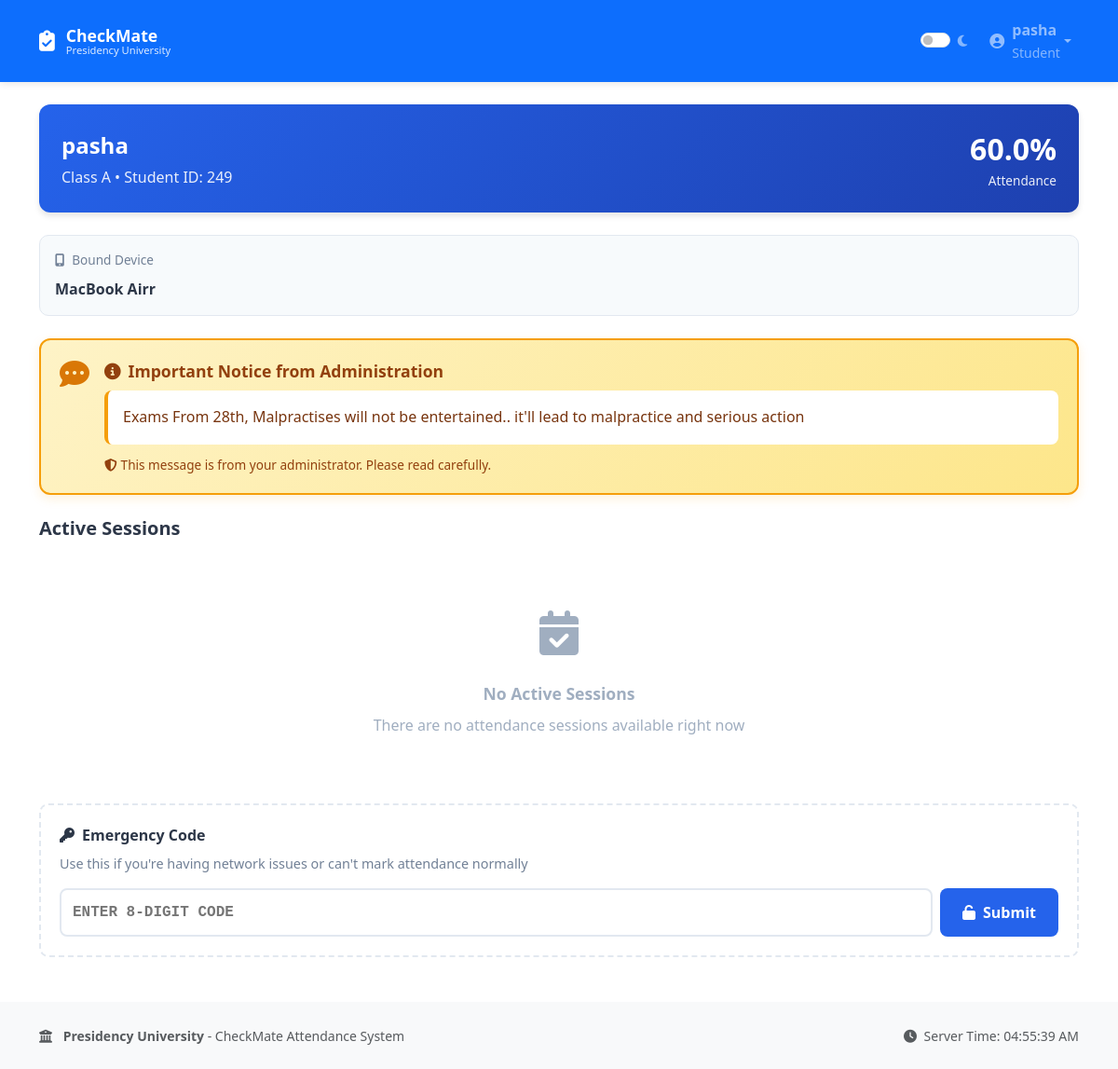
The page /dashboard (signed in) on the database its author committed.
### app.py (models this page shows)
class User(db.Model):
    id = db.Column(db.Integer, primary_key=True)
    username = db.Column(db.String(80), unique=True, nullable=False)
    password_hash = db.Column(db.String(200), nullable=False)
    role = db.Column(db.String(20), nullable=False)
    student_id = db.Column(db.String(20), unique=True, nullable=True)
    name = db.Column(db.String(100), nullable=False)
    email = db.Column(db.String(120), unique=True, nullable=True)
    class_section = db.Column(db.String(10), nullable=True)
    is_active = db.Column(db.Boolean, default=True)
    must_change_password = db.Column(db.Boolean, default=True)
    created_at = db.Column(db.DateTime, default=lambda: datetime.now(timezone.utc))
    last_login = db.Column(db.DateTime, nullable=True)
    subject = db.Column(db.String(100), nullable=True)
    device_id = db.Column(db.String(36), unique=True, nullable=True)
    device_name = db.Column(db.String(100), nullable=True)
    attendance_percentage = db.Column(db.Float, default=0.0)
    admin_remarks = db.Column(db.Text, nullable=True)
    face_id_enabled = db.Column(db.Boolean, default=True)
    has_face_registered = db.Column(db.Boolean, default=False)

### app.py (the view, shortened to what this page needs)
@app.route('/dashboard')
@login_required
def dashboard():
    user = User.query.get(session['user_id'])
    if user.role == 'student' and is_student_blocked(user.id):
        flash('Your account has been blocked due to malpractice. Please contact administration.', 'danger')
    if user.role == 'admin':
        stats = {
            'total_users': User.query.count(),
            'total_teachers': User.query.filter_by(role='teacher').count(),
            'total_students': User.query.filter_by(role='student').count(),
            'active_sessions': AttendanceSession.query.filter_by(is_active=True).count(),
            'class_A': User.query.filter_by(role='student', class_section='A').count(),
            'class_B': User.query.filter_by(role='student', class_section='B').count(),
            'class_C': User.query.filter_by(role='student', class_section='C').count()
        }
        return render_template('admin_dashboard.html', user=user, stats=stats,
                             institution_name=app.config['INSTITUTION_NAME'])
    else: # student
        is_blocked = is_student_blocked(user.id)
        now = datetime.now(timezone.utc)
        available_sessions_query = db.session.query(AttendanceSession, User).join(User).filter(
            AttendanceSession.class_section == user.class_section,
            AttendanceSession.is_completely_finished == False,  # Not completely finished
            db.or_(
                db.and_(AttendanceSession.is_active == True, AttendanceSession.end_time > now),
                db.and_(AttendanceSession.validation_end_time.isnot(None), AttendanceSession.validation_end_time > now)
            )
        )
        all_sessions = available_sessions_query.all()
        student_attendance = {att.session_id: att for att in Attendance.query.filter_by(student_id=user.id).all()}
        available_sessions = []
        marked_ids = [att.session_id for att in student_attendance.values()]
        return render_template('student_dashboard.html', user=user, sessions=available_sessions,
                             marked_ids=marked_ids, is_student_blocked=is_blocked,
                             institution_name=app.config['INSTITUTION_NAME'])

### app.py (called while the page is built)
def make_timezone_aware(dt):
    if dt is None:
        return None
    if dt.tzinfo is None:
        return dt.replace(tzinfo=timezone.utc)
    return dt

def login_required(f):
    @wraps(f)
    def decorated_function(*args, **kwargs):
        if 'user_id' not in session:
            flash('Please log in to access this page.', 'warning')
            return redirect(url_for('login'))
        return f(*args, **kwargs)
    return decorated_function

def is_student_blocked(student_id):
    return BlockedStudent.query.filter_by(
        student_id=student_id,
        is_active=True
    ).first() is not None

def convert_utc_to_local_time(utc_dt):
    if utc_dt is None:
        return ""
    aware_dt = make_timezone_aware(utc_dt)
    local_dt = aware_dt.astimezone(None)
    return local_dt.strftime('%I:%M:%S %p')

@app.context_processor
def inject_config():
    return {
        'institution_name': app.config['INSTITUTION_NAME'],
        'institution_short': app.config['INSTITUTION_SHORT_NAME'],
        'utc_to_local_short': convert_utc_to_local_time_short,
        'utc_to_local_date': convert_utc_to_local_date_short,
        'utc_to_local_full': convert_utc_to_local_time,
        'utc_to_local_datetime': convert_utc_to_local_datetime_full,  # ADDED: New function
        'now': datetime.now,
    }

### templates/student_dashboard.html (shortened to what this page needs)
{% extends "base.html" %} {% block title %}Student Dashboard{% endblock %} {%
block content %}
<div class="student-header">
  <div class="d-flex justify-content-between align-items-center">
    <div>
      <div style="font-size: 1.5rem; font-weight: 700; margin-bottom: 0.25rem">
        {{ user.name }}
      </div>
      <div style="opacity: 0.9">
        Class {{ user.class_section }} • Student ID: {{ user.student_id }}
      </div>
    </div>
    <div class="text-end">
      <div class="attendance-badge">
        {{ "%.1f"|format(user.attendance_percentage) }}%
      </div>
      <div style="font-size: 0.85rem; opacity: 0.9">Attendance</div>
    </div>
  </div>
</div>
{% if user.device_name %}
<div class="device-info-card">
  <div class="device-info-title">
    <i class="fas fa-mobile-alt"></i>
    <span>Bound Device</span>
  </div>
  <div class="device-name">{{ user.device_name }}</div>
</div>
{% endif %}
{% if user.admin_remarks %}
<div
  style="
    background: linear-gradient(135deg, #fef3c7 0%, #fde68a 100%);
    border: 2px solid #f59e0b;
    border-radius: 12px;
    padding: 1.25rem;
    margin-bottom: 1.5rem;
    box-shadow: 0 4px 12px rgba(245, 158, 11, 0.15);
  "
>
  <div style="display: flex; align-items: start; gap: 1rem">
    <div style="flex-shrink: 0">
      <i
        class="fas fa-comment-dots"
        style="font-size: 2rem; color: #d97706"
      ></i>
    </div>
    <div style="flex: 1">
      <div
        style="
          font-weight: 700;
          font-size: 1.1rem;
          color: #92400e;
          margin-bottom: 0.5rem;
        "
      >
        <i class="fas fa-info-circle me-2"></i>Important Notice from
        Administration
      </div>
      <div
        style="
          background: white;
          padding: 1rem;
          border-radius: 8px;
          border-left: 4px solid #f59e0b;
          color: #78350f;
          line-height: 1.6;
        "
      >
        {{ user.admin_remarks }}
      </div>
      <div style="margin-top: 0.75rem; font-size: 0.85rem; color: #92400e">
        <i class="fas fa-shield-alt me-1"></i>This message is from your
        administrator. Please read carefully.
      </div>
    </div>
  </div>
</div>
{% endif %}
<div class="mb-4">
  <h5 style="font-weight: 700; color: #2d3748; margin-bottom: 1rem">
    Active Sessions
  </h5>
  {% if sessions and not is_student_blocked %} {% for session, teacher in
  sessions %}
  <div class="session-card" data-session-id="{{ session.id }}">
    <div class="session-header">
      <div style="flex: 1">
        <div class="session-title">{{ session.subject }}</div>
        <div class="session-meta">
          <span class="meta-badge">
            <i class="fas fa-door-open" style="font-size: 0.75rem"></i>
            Class {{ session.class_section }}
          </span>
          <span class="meta-badge">
            <i class="fas fa-chalkboard-teacher" style="font-size: 0.75rem"></i>
            {{ teacher.name }}
          </span>
          <span class="meta-badge">
            <i class="fas fa-clock" style="font-size: 0.75rem"></i>
            {{ utc_to_local_short(session.start_time) }} - {{
            utc_to_local_short(session.end_time) }}
          </span>
        </div>
      </div>
    </div>
    <div id="action-{{ session.id }}">
      {% if session.id in marked_ids %}
      <div class="status-marked">
        <i class="fas fa-check-circle me-2"></i>Attendance Marked
      </div>
      {% else %}
      <button
        class="action-button btn-mark"
        onclick="markAttendance({{ session.id }})"
      >
        <i class="fas fa-fingerprint me-2"></i>Mark Attendance
      </button>
      {% endif %}
    </div>
    <div id="validation-{{ session.id }}" class="validation-card">
      <div style="text-align: center; margin-bottom: 1rem">
        <div style="font-weight: 600; font-size: 1.1rem; margin-bottom: 0.5rem">
          <i class="fas fa-exclamation-triangle me-2"></i>Validation Required
        </div>
        <div style="opacity: 0.9; font-size: 0.9rem">
          Confirm your attendance within the time limit
        </div>
      </div>
      <div class="validation-timer" id="timer-{{ session.id }}">02:00</div>
      <button
        id="validate-btn-{{ session.id }}"
        class="btn-validate"
        onclick="validateAttendance({{ session.id }})"
      >
        <i class="fas fa-check-double me-2"></i>Validate Now
      </button>
    </div>
  </div>
  {% endfor %} {% else %}
  <div class="empty-state">
    <div class="empty-icon"><i class="fas fa-calendar-check"></i></div>
    <div style="font-weight: 600; font-size: 1.1rem; margin-bottom: 0.5rem">
      No Active Sessions
    </div>
    <div>There are no attendance sessions available right now</div>
  </div>
  {% endif %}
</div>
<div class="emergency-section">
  <div class="emergency-title">
    <i class="fas fa-key"></i>
    <span>Emergency Code</span>
  </div>
  <div class="emergency-description">
    Use this if you're having network issues or can't mark attendance normally
  </div>
  <div class="emergency-input-group">
    <input
      type="text"
      id="emergencyCodeInput"
      class="emergency-input"
      placeholder="Enter 8-digit code"
      maxlength="8"
      autocomplete="off"
      inputmode="text"
      readonly
      onfocus="this.removeAttribute('readonly');"
    />
    <button class="btn-emergency" onclick="useEmergencyCode()">
      <i class="fas fa-unlock me-2"></i>Submit
    </button>
  </div>
</div>
{% endblock %}

### templates/base.html (shortened to what this page needs)
<!DOCTYPE html>
<html lang="en">
  <head>
    <link
      href="https://cdnjs.cloudflare.com/ajax/libs/bootstrap/5.3.2/css/bootstrap.min.css"
      rel="stylesheet"
    />
    <link
      href="https://cdnjs.cloudflare.com/ajax/libs/font-awesome/6.4.0/css/all.min.css"
      rel="stylesheet"
    />
  </head>
  <body>
    <nav class="navbar navbar-expand-lg navbar-dark bg-primary sticky-top">
      <div class="container">
        {% if session.user_id %}
        <a class="navbar-brand fw-bold" href="{{ url_for('dashboard') }}">
        {% else %}
        <a class="navbar-brand fw-bold" href="{{ url_for('index') }}">
        {% endif %}
          <i class="fas fa-clipboard-check brand-icon"></i>
          <div class="brand-content">
            <div class="brand-title">CheckMate</div>
            <div class="institution-full">{{ institution_name }}</div>
          </div>
        </a>
        <div class="d-flex align-items-center">
          <div class="form-check form-switch me-3">
            <input
              class="form-check-input"
              type="checkbox"
              id="darkModeToggle"
              title="Toggle Dark Mode"
            />
            <label
              class="form-check-label text-white-50 small"
              for="darkModeToggle"
            >
              <i class="fas fa-moon"></i>
            </label>
          </div>
          <ul class="navbar-nav">
            {% if session.user_id %}
            <li class="nav-item dropdown">
              <a
                class="nav-link dropdown-toggle d-flex align-items-center"
                href="#"
                id="navbarUserDropdown"
                role="button"
                data-bs-toggle="dropdown"
                aria-expanded="false"
              >
                <i class="fas fa-user-circle me-2"></i>
                <div class="d-none d-md-block">
                  <div class="fw-semibold">{{ session.username }}</div>
                  <small class="text-white-50">{{ session.role|title }}</small>
                </div>
              </a>
            </li>
            {% endif %}
          </ul>
        </div>
      </div>
    </nav>
    <main class="container my-4">
       {% block content %}{% endblock %}
    </main>
    <footer class="bg-light mt-5 py-4">
      <div class="container text-center">
        <div class="row align-items-center">
          <div class="col-md-6 text-md-start">
            <small class="text-muted">
              <i class="fas fa-university me-2"></i>
              <strong>{{ institution_name }}</strong> - CheckMate Attendance
              System
            </small>
          </div>
          <div class="col-md-6 text-md-end">
            <small class="text-muted">
              <i class="fas fa-clock me-1"></i>
              Server Time:
              <span id="serverTime">{{ utc_to_local_full(now()) }}</span>
            </small>
          </div>
        </div>
      </div>
    </footer>
  </body>
</html>

### templates/base.html (style rules this page uses)
body { transition: background-color 0.2s ease-in-out, color 0.2s ease-in-out; font-family: "Segoe UI", Tahoma, Geneva, Verdana, sans-serif; }
.navbar { box-shadow: 0 2px 8px rgba(0, 0, 0, 0.1); padding-top: 0.75rem; padding-bottom: 0.75rem; }
.navbar-brand { font-weight: 600; font-size: 1.3rem; display: flex; align-items: center; gap: 0.75rem; }
.brand-content { display: flex; flex-direction: column; line-height: 1.2; }
.brand-title { font-weight: 700; font-size: 1.1rem; }
.institution-full { font-size: 0.7rem; font-weight: 400; opacity: 0.85; margin-top: -2px; }
.brand-icon { font-size: 1.4rem; flex-shrink: 0; }

### templates/student_dashboard.html (style rules this page uses)
.student-header { background: linear-gradient(135deg, #2563eb 0%, #1e40af 100%); border-radius: 12px; padding: 1.5rem; color: white; margin-bottom: 1.5rem; box-shadow: 0 4px 6px rgba(0, 0, 0, 0.1); }
.attendance-badge { font-size: 2rem; font-weight: 700; display: inline-block; min-width: 80px; }
.device-info-card { background: #f7fafc; border: 1px solid #e2e8f0; border-radius: 10px; padding: 1rem; margin-bottom: 1.5rem; }
.device-info-title { font-size: 0.85rem; color: #718096; margin-bottom: 0.5rem; display: flex; align-items: center; gap: 0.5rem; }
.device-name { font-weight: 600; color: #2d3748; font-size: 1rem; }
.emergency-section { background: white; border: 2px dashed #e2e8f0; border-radius: 10px; padding: 1.25rem; }
.emergency-title { font-weight: 600; color: #2d3748; margin-bottom: 0.5rem; display: flex; align-items: center; gap: 0.5rem; }
.emergency-description { font-size: 0.9rem; color: #718096; margin-bottom: 1rem; }
.emergency-input-group { display: flex; gap: 0.5rem; }
.emergency-input { flex: 1; padding: 0.75rem; border: 2px solid #e2e8f0; border-radius: 8px; font-size: 1rem; text-transform: uppercase; font-family: "Courier New", monospace; font-weight: 600; }
.btn-emergency { padding: 0.75rem 1.5rem; background: #2563eb; color: white; border: none; border-radius: 8px; font-weight: 600; cursor: pointer; white-space: nowrap; transition: all 0.2s ease; }
.empty-state { text-align: center; padding: 3rem 1rem; color: #a0aec0; }
.empty-icon { font-size: 3rem; margin-bottom: 1rem; }

### rows shown on the page
User: role "Student", name "pasha", class_section "A", student_id "249", attendance_percentage "60.0", device_name "MacBook Airr", admin_remarks "Exams From 28th, Malpractises will not be entertained.. it'll lead to malpractice and serious action"

### other values the page prints
{{ institution_name }} "Presidency University"
{{ session.username }} "pasha"
